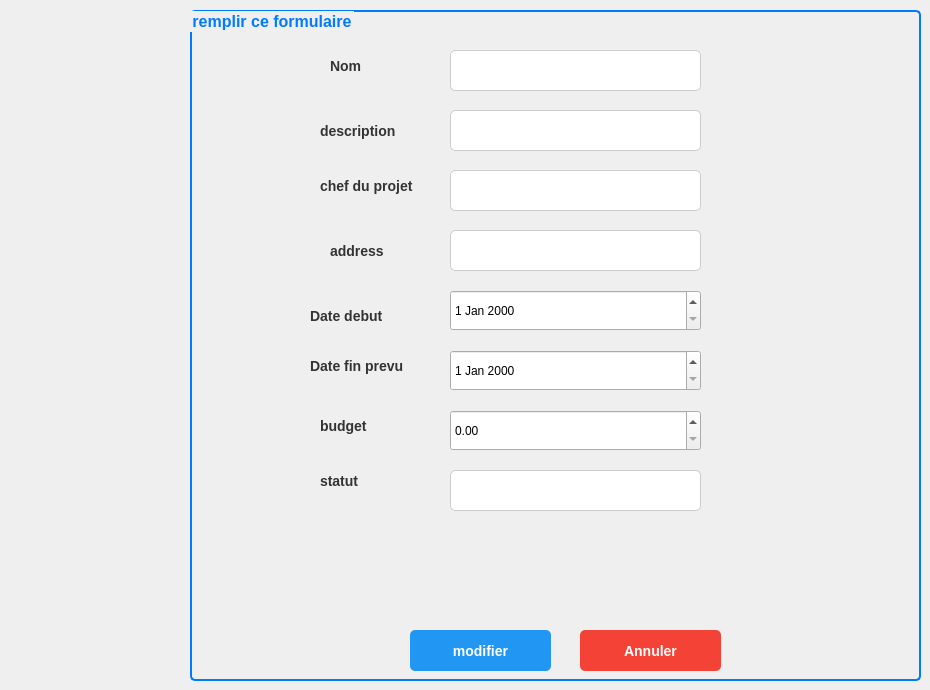
      <widget class="QWidget" name="page_27">
       <widget class="QGroupBox" name="groupBox_8">
        <property name="geometry">
         <rect>
          <x>190</x>
          <y>10</y>
          <width>731</width>
          <height>671</height>
         </rect>
        </property>
        <property name="styleSheet">
         <string notr="true">QGroupBox {
    border: 2px solid #007bff;
    border-radius: 5px;
    padding: 10px;
    font-size: 16px;
    font-weight: bold;
    color: #007bff;
}
</string>
        </property>
        <property name="title">
         <string>remplir ce formulaire</string>
        </property>
        <widget class="QLineEdit" name="lineEdit_nom_4">
         <property name="geometry">
          <rect>
           <x>260</x>
           <y>40</y>
           <width>251</width>
           <height>41</height>
          </rect>
         </property>
         <property name="styleSheet">
          <string notr="true">QLineEdit {
	color: rgb(0, 0, 0);
    background-color: #ffffff; /* Fond blanc */
    border: 1px solid #cccccc; /* Bordure grise */
    border-radius: 5px; /* Coins arrondis */
    padding: 8px; /* Espace intérieur */
    font-size: 14px; /* Taille de la police */
    color: #333333; /* Couleur du texte gris foncé */
}

QLineEdit:focus {
    border: 2px solid #2196f3; /* Bordure bleue lorsqu'il est sélectionné */
}</string>
         </property>
         <property name="text">
          <string/>
         </property>
        </widget>
        <widget class="QLabel" name="label_112">
         <property name="geometry">
          <rect>
           <x>140</x>
           <y>30</y>
           <width>111</width>
           <height>51</height>
          </rect>
         </property>
         <property name="styleSheet">
          <string notr="true">QLabel {
    font-size: 14px; /* Taille de la police */
    font-weight: bold; /* Texte en gras */
    color: #333333; /* Couleur du texte gris foncé */
}</string>
         </property>
         <property name="text">
          <string>Nom</string>
         </property>
        </widget>
        <widget class="QLabel" name="label_113">
         <property name="geometry">
          <rect>
           <x>130</x>
           <y>100</y>
           <width>111</width>
           <height>41</height>
          </rect>
         </property>
         <property name="styleSheet">
          <string notr="true">QLabel {
    font-size: 14px; /* Taille de la police */
    font-weight: bold; /* Texte en gras */
    color: #333333; /* Couleur du texte gris foncé */
}</string>
         </property>
         <property name="text">
          <string>description</string>
         </property>
        </widget>
        <widget class="QLabel" name="label_114">
         <property name="geometry">
          <rect>
           <x>130</x>
           <y>160</y>
           <width>121</width>
           <height>31</height>
          </rect>
         </property>
         <property name="styleSheet">
          <string notr="true">QLabel {
    font-size: 14px; /* Taille de la police */
    font-weight: bold; /* Texte en gras */
    color: #333333; /* Couleur du texte gris foncé */
}</string>
         </property>
         <property name="text">
          <string>chef du projet</string>
         </property>
        </widget>
        <widget class="QLabel" name="label_115">
         <property name="geometry">
          <rect>
           <x>130</x>
           <y>400</y>
           <width>111</width>
           <height>31</height>
          </rect>
         </property>
         <property name="styleSheet">
          <string notr="true">QLabel {
    font-size: 14px; /* Taille de la police */
    font-weight: bold; /* Texte en gras */
    color: #333333; /* Couleur du texte gris foncé */
}</string>
         </property>
         <property name="text">
          <string>budget</string>
         </property>
        </widget>
        <widget class="QLabel" name="label_116">
         <property name="geometry">
          <rect>
           <x>130</x>
           <y>450</y>
           <width>101</width>
           <height>41</height>
          </rect>
         </property>
         <property name="styleSheet">
          <string notr="true">QLabel {
    font-size: 14px; /* Taille de la police */
    font-weight: bold; /* Texte en gras */
    color: #333333; /* Couleur du texte gris foncé */
}</string>
         </property>
         <property name="text">
          <string>statut</string>
         </property>
        </widget>
        <widget class="QLabel" name="label_117">
         <property name="geometry">
          <rect>
           <x>120</x>
           <y>330</y>
           <width>101</width>
           <height>51</height>
          </rect>
         </property>
         <property name="styleSheet">
          <string notr="true">QLabel {
    font-size: 14px; /* Taille de la police */
    font-weight: bold; /* Texte en gras */
    color: #333333; /* Couleur du texte gris foncé */
}</string>
         </property>
         <property name="text">
          <string>Date fin prevu</string>
         </property>
        </widget>
        <widget class="QDateEdit" name="dateEdit_inscription_6">
         <property name="geometry">
          <rect>
           <x>260</x>
           <y>280</y>
           <width>251</width>
           <height>41</height>
          </rect>
         </property>
         <property name="styleSheet">
          <string notr="true">color: rgb(0, 0, 0);</string>
         </property>
        </widget>
        <widget class="QLabel" name="label_118">
         <property name="geometry">
          <rect>
           <x>120</x>
           <y>280</y>
           <width>91</width>
           <height>51</height>
          </rect>
         </property>
         <property name="styleSheet">
          <string notr="true">QLabel {
    font-size: 14px; /* Taille de la police */
    font-weight: bold; /* Texte en gras */
    color: #333333; /* Couleur du texte gris foncé */
}</string>
         </property>
         <property name="text">
          <string>Date debut</string>
         </property>
        </widget>
        <widget class="QPushButton" name="pushButton_27">
         <property name="geometry">
          <rect>
           <x>390</x>
           <y>620</y>
           <width>141</width>
           <height>41</height>
          </rect>
         </property>
         <property name="styleSheet">
          <string notr="true">QPushButton {
    background-color: #f44336; /* Fond rouge */
    color: white; /* Texte blanc */
    font-size: 14px; /* Taille de la police */
    font-weight: bold; /* Texte en gras */
    border: none; /* Pas de bordure */
    border-radius: 5px; /* Coins arrondis */
    padding: 10px 20px; /* Espace intérieur */
}

QPushButton:hover {
    background-color: #d32f2f; /* Fond rouge foncé au survol */
}

QPushButton:pressed {
    background-color: #b71c1c; /* Fond rouge très foncé au clic */
}</string>
         </property>
         <property name="text">
          <string>Annuler</string>
         </property>
        </widget>
        <widget class="QPushButton" name="modifier_4">
         <property name="geometry">
          <rect>
           <x>220</x>
           <y>620</y>
           <width>141</width>
           <height>41</height>
          </rect>
         </property>
         <property name="styleSheet">
          <string notr="true">QPushButton {
    background-color: #2196f3; /* Fond bleu */
    color: white; /* Texte blanc */
    font-size: 14px; /* Taille de la police */
    font-weight: bold; /* Texte en gras */
    border: none; /* Pas de bordure */
    border-radius: 5px; /* Coins arrondis */
    padding: 10px 20px; /* Espace intérieur */
}

QPushButton:hover {
    background-color: #1976d2; /* Fond bleu foncé au survol */
}

QPushButton:pressed {
    background-color: #0d47a1; /* Fond bleu très foncé au clic */
}</string>
         </property>
         <property name="text">
          <string>modifier</string>
         </property>
        </widget>
        <widget class="QDoubleSpinBox" name="lineEdit_budget_4">
         <property name="geometry">
          <rect>
           <x>260</x>
           <y>400</y>
           <width>251</width>
           <height>41</height>
          </rect>
         </property>
         <property name="styleSheet">
          <string notr="true">color: rgb(0, 0, 0);</string>
         </property>
        </widget>
        <widget class="QLabel" name="label_119">
         <property name="geometry">
          <rect>
           <x>140</x>
           <y>220</y>
           <width>101</width>
           <height>41</height>
          </rect>
         </property>
         <property name="styleSheet">
          <string notr="true">QLabel {
    font-size: 14px; /* Taille de la police */
    font-weight: bold; /* Texte en gras */
    color: #333333; /* Couleur du texte gris foncé */
}</string>
         </property>
         <property name="text">
          <string>address</string>
         </property>
        </widget>
        <widget class="QLineEdit" name="lineEdit_description_4">
         <property name="geometry">
          <rect>
           <x>260</x>
           <y>100</y>
           <width>251</width>
           <height>41</height>
          </rect>
         </property>
         <property name="styleSheet">
          <string notr="true">QLineEdit {
	color: rgb(0, 0, 0);
    background-color: #ffffff; /* Fond blanc */
    border: 1px solid #cccccc; /* Bordure grise */
    border-radius: 5px; /* Coins arrondis */
    padding: 8px; /* Espace intérieur */
    font-size: 14px; /* Taille de la police */
    color: #333333; /* Couleur du texte gris foncé */
}

QLineEdit:focus {
    border: 2px solid #2196f3; /* Bordure bleue lorsqu'il est sélectionné */
}</string>
         </property>
         <property name="text">
          <string/>
         </property>
        </widget>
        <widget class="QLineEdit" name="lineEdit_chef_4">
         <property name="geometry">
          <rect>
           <x>260</x>
           <y>160</y>
           <width>251</width>
           <height>41</height>
          </rect>
         </property>
         <property name="styleSheet">
          <string notr="true">QLineEdit {
	color: rgb(0, 0, 0);
    background-color: #ffffff; /* Fond blanc */
    border: 1px solid #cccccc; /* Bordure grise */
    border-radius: 5px; /* Coins arrondis */
    padding: 8px; /* Espace intérieur */
    font-size: 14px; /* Taille de la police */
    color: #333333; /* Couleur du texte gris foncé */
}

QLineEdit:focus {
    border: 2px solid #2196f3; /* Bordure bleue lorsqu'il est sélectionné */
}</string>
         </property>
         <property name="text">
          <string/>
         </property>
        </widget>
        <widget class="QLineEdit" name="lineEdit_adresse_6">
         <property name="geometry">
          <rect>
           <x>260</x>
           <y>220</y>
           <width>251</width>
           <height>41</height>
          </rect>
         </property>
         <property name="styleSheet">
          <string notr="true">QLineEdit {
	color: rgb(0, 0, 0);
    background-color: #ffffff; /* Fond blanc */
    border: 1px solid #cccccc; /* Bordure grise */
    border-radius: 5px; /* Coins arrondis */
    padding: 8px; /* Espace intérieur */
    font-size: 14px; /* Taille de la police */
    color: #333333; /* Couleur du texte gris foncé */
}

QLineEdit:focus {
    border: 2px solid #2196f3; /* Bordure bleue lorsqu'il est sélectionné */
}</string>
         </property>
         <property name="text">
          <string/>
         </property>
        </widget>
        <widget class="QDateEdit" name="dateEdit_inscription_7">
         <property name="geometry">
          <rect>
           <x>260</x>
           <y>340</y>
           <width>251</width>
           <height>41</height>
          </rect>
         </property>
         <property name="styleSheet">
          <string notr="true">color: rgb(0, 0, 0);</string>
         </property>
        </widget>
        <widget class="QLineEdit" name="lineEdit_status_4">
         <property name="geometry">
          <rect>
           <x>260</x>
           <y>460</y>
           <width>251</width>
           <height>41</height>
          </rect>
         </property>
         <property name="styleSheet">
          <string notr="true">QLineEdit {
	color: rgb(0, 0, 0);
    background-color: #ffffff; /* Fond blanc */
    border: 1px solid #cccccc; /* Bordure grise */
    border-radius: 5px; /* Coins arrondis */
    padding: 8px; /* Espace intérieur */
    font-size: 14px; /* Taille de la police */
    color: #333333; /* Couleur du texte gris foncé */
}

QLineEdit:focus {
    border: 2px solid #2196f3; /* Bordure bleue lorsqu'il est sélectionné */
}</string>
         </property>
         <property name="text">
          <string/>
         </property>
        </widget>
       </widget>
      </widget>
